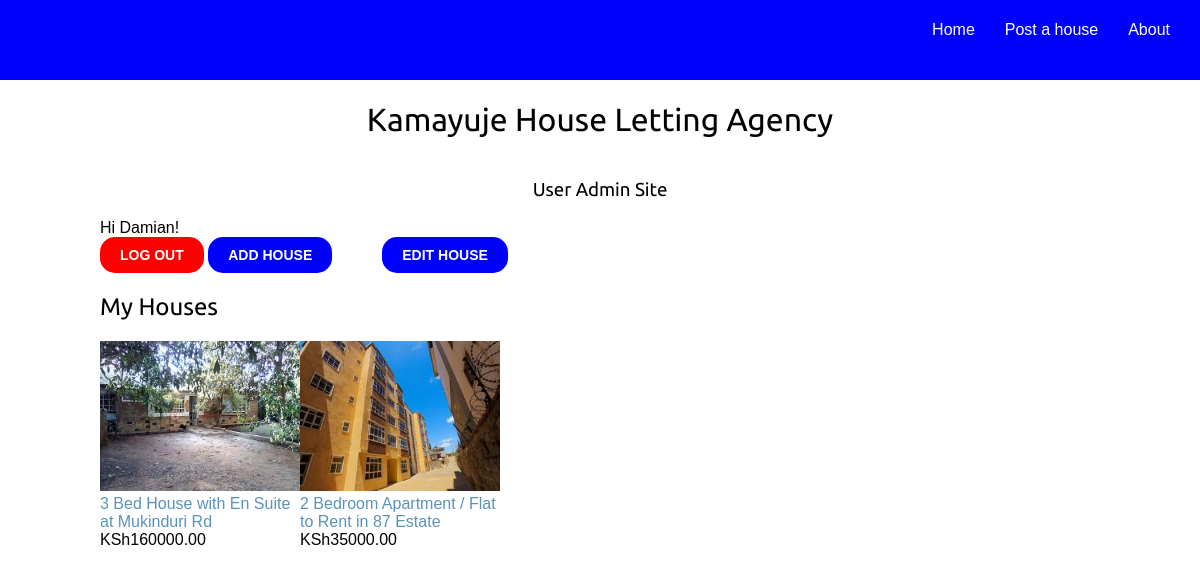
Page /user_admin/ (signed in) on the committed database.
### Houses/models.py (models this page shows, shortened)
class House_Details(models.Model):
    user = models.ForeignKey(User,
                             related_name='houses',
                             on_delete=models.CASCADE)
    location = models.ForeignKey(House_Location,
                                 on_delete=models.CASCADE)
    title = models.CharField(max_length=255)
    slug = models.SlugField(max_length=155, unique=True)
    thumbnail = models.ImageField(upload_to='img')
    description = models.TextField(max_length=1000)
    monthly_rent = models.DecimalField(max_digits=10,
                                       decimal_places=2)
    available = models.BooleanField(default=True)
    owners_contact = models.DecimalField(max_digits=10,
                                         decimal_places=0)
    posted = models.DateTimeField(auto_now_add=True)
    updated = models.DateTimeField(auto_now=True)
    class Meta:
        ordering = ['-posted']
    def get_absolute_url(self):
        return reverse('Houses:house_detail', args=[self.id, self.slug])

### accounts/views.py (the view)
# urls.py: path('user_admin/', views.user_admin, name='user_admin'),
@login_required
def user_admin(request):
    return render(request, 'userprofile/user_admin.html' )

### accounts/templates/userprofile/user_admin.html (shortened to what this page needs)
{% extends 'Agency/base.html' %}
{% block content %}
    <h3>User Admin Site</h3>
    {% if user.is_authenticated %}
         Hi {{ user.username }}!
        <br>
        <button class="logout"><a href="{% url "logout" %}">Log Out</a></button>
    {% else %}
        <p>You are not logged in.</p>
        <a class="alogin" href="{% url "login" %}"><span class="login-home">Log In</span></a>
    {% endif %}
    <button class="posthousehere"><a href="{% url "add_house" %}">Add House</a></button><button class="edithousehere"><a href="#">Edit House</a></button>
    <h2>My Houses</h2>
    {% if request.user.houses.all %}
        {% for house in request.user.houses.all %}
                <div class="my-houses">
                    <a class="afrontpage" href="{% url 'edit_house' house.id %}">
                        <img class="my-housesImg" src="{% if house.thumbnail %}{{ house.thumbnail.url }}{% else %}{%
            static "img/no_image.png" %}{% endif %}">
                    </a>
                    <br>
                    <a class="my-housesTitle" href="{{ house.get_absolute_url }}">{{ house.title }}</a>
                    <br>
                    KSh{{ house.monthly_rent }}
                </div>
        {% endfor %}
    {% else %}
        <p>You've not added any houses...</p>
    {% endif %}
{% endblock %}

### Agency/static/css/base.css (style rules this page uses)
body { margin:0; padding:0; font-family:helvetica, sans-serif; }
h1, h2, h3, h4, h5 , h6 { font-family: 'Ubuntu', sans-serif; font-weight:normal; }
a { text-decoration:none; color:#5993bb; }
button { font-weight:bold; background: blue; color:#fff; padding:10px 20px; font-size:14px; text-transform:uppercase; border-radius: 15px; }
a, li { display:inline; text-decoration: none; justify-content: space-between; }
.posthousehere, .posthousehere > a { border: none; color: #FFFFFF; }
.edithousehere { border: none; margin-left: 50px; }
.edithousehere > a { color: #FFFFFF; }
.logout { background: red; border: none; }
.logout > a { color: #FFFFFF; }
.my-houses { float: left; width: 20%; }
.my-housesTitle { width: 200px; text-align: justify; }
.my-housesImg { width: 200px; height: 150px; }
h1, h3 { text-align: center; }

### rows in the picture
House_Details: thumbnail (picture), title "3 Bed House with En Suite at Mukinduri Rd", monthly_rent "160000.00"
House_Details: thumbnail (picture), title "2 Bedroom Apartment / Flat to Rent in 87 Estate", monthly_rent "35000.00"

### other values in the picture
{{ user.username }} "Damian"
